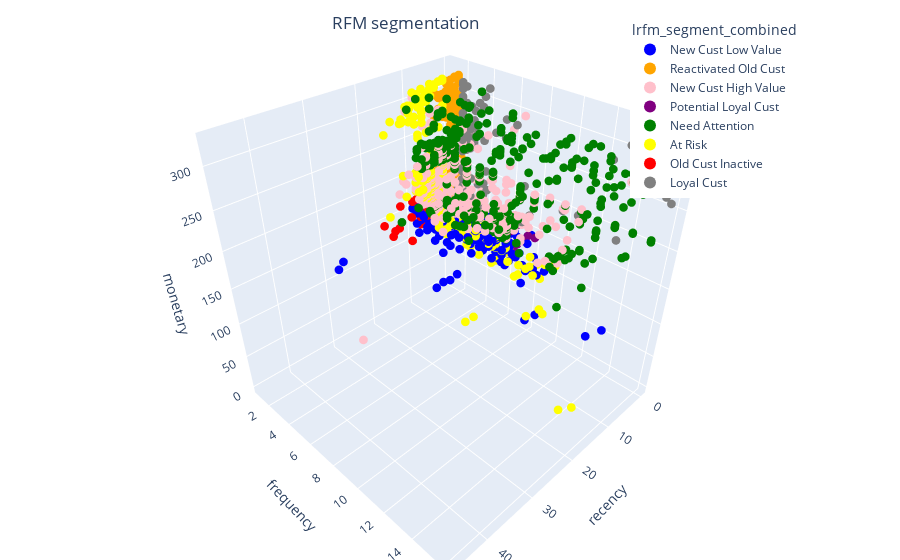

The notebook cell saved with this chart:
### Markdown cell above
Insight:
- Nilai Biaya_Marketing per segmen berupa persentase terhadap Biaya_Marketing semula yaitu 100 persen
- Persentase Biaya_Marketing di tiap segmen ditujukan hanya pada Customer yang terprediksi **Churn** saja pada **Model Machine Learning** yang akan dipilih nantinya

### Code cell
import plotly.express as px

color_map = {
    'Loyal Cust' : 'gray',
    'Potential Loyal Cust' : 'purple',
    'New Cust High Value' : 'pink',
    'New Cust Low Value' : 'blue',
    'Need Attention' : 'green',
    'At Risk' : 'yellow', 
    'Reactivated Old Cust' : 'orange', 
    'Old Cust Inactive' : 'red',
}

fig = px.scatter_3d(
    df_lrfm, 
    x='recency', 
    y='frequency', 
    z='monetary',
    color='lrfm_segment_combined', 
    color_discrete_map=color_map, 
)
                          
fig.update_traces(marker_size = 3)

# tight layout
fig.update_layout(margin=dict(l=0, r=0, b=0, t=0),
                  title={
                    'text': "RFM segmentation",
                    'y':0.97,
                    'x':0.45,
                    'xanchor': 'center',
                    'yanchor': 'top'},
                    legend=dict(
                      yanchor="top",
                      y=0.97,
                      xanchor="left",
                      x=0.70,
                      itemsizing='constant',
                      itemwidth = 30))

fig.update_xaxes(tickformat=".0f")

### Figure 1 — Plotly figure (JSON) as saved in the notebook; plotly's stock layout.template omitted (floating-point values rounded to 4 significant figures; data arrays with more than 128 entries replaced by an {"elided": "..."} marker saying what was removed)
{"data": [{"hovertemplate": "lrfm_segment_combined=New Cust Low Value<br>recency=%{x}<br>frequency=%{y}<br>monetary=%{z}<extra></extra>", "legendgroup": "New Cust Low Value", "marker": {"color": "blue", "size": 3, "symbol": "circle"}, "mode": "markers", "name": "New Cust Low Value", "scene": "scene", "showlegend": true, "type": "scatter3d", "x": {"elided": "1580 int values"}, "y": {"elided": "1580 int values"}, "z": {"elided": "1580 float values"}}, {"hovertemplate": "lrfm_segment_combined=Reactivated Old Cust<br>recency=%{x}<br>frequency=%{y}<br>monetary=%{z}<extra></extra>", "legendgroup": "Reactivated Old Cust", "marker": {"color": "orange", "size": 3, "symbol": "circle"}, "mode": "markers", "name": "Reactivated Old Cust", "scene": "scene", "showlegend": true, "type": "scatter3d", "x": {"elided": "1009 int values"}, "y": {"elided": "1009 int values"}, "z": {"elided": "1009 float values"}}, {"hovertemplate": "lrfm_segment_combined=New Cust High Value<br>recency=%{x}<br>frequency=%{y}<br>monetary=%{z}<extra></extra>", "legendgroup": "New Cust High Value", "marker": {"color": "pink", "size": 3, "symbol": "circle"}, "mode": "markers", "name": "New Cust High Value", "scene": "scene", "showlegend": true, "type": "scatter3d", "x": {"elided": "1020 int values"}, "y": {"elided": "1020 int values"}, "z": {"elided": "1020 float values"}}, {"hovertemplate": "lrfm_segment_combined=Potential Loyal Cust<br>recency=%{x}<br>frequency=%{y}<br>monetary=%{z}<extra></extra>", "legendgroup": "Potential Loyal Cust", "marker": {"color": "purple", "size": 3, "symbol": "circle"}, "mode": "markers", "name": "Potential Loyal Cust", "scene": "scene", "showlegend": true, "type": "scatter3d", "x": [3, 2, 2, 3, 3, 1, 0, 3, 1, 3, 3, 0, 4, 3, 2, 2, 3, 3, 1, 0, 3, 1, 3, 3, 0, 4, 3, 2, 3, 3, 3, 3, 1, 3, 4, 3, 4, 3, 2, 3, 1, 3, 3, 4, 3, 4, 1, 4, 3, 3, 2, 3, 3, 3, 3, 1, 3, 4, 3, 4, 3, 2, 3, 1, 3, 3, 4, 3, 4, 1, 4, 3], "y": [4, 7, 3, 4, 7, 7, 5, 3, 7, 3, 3, 3, 9, 4, 7, 3, 4, 7, 7, 5, 3, 7, 3, 3, 3, 9, 8, 3, 3, 3, 3, 3, 3, 3, 3, 3, 5, 3, 8, 3, 6, 3, 3, 4, 3, 4, 3, 3, 3, 8, 3, 3, 3, 3, 3, 3, 3, 3, 3, 5, 3, 8, 3, 6, 3, 3, 4, 3, 4, 3, 3, 3], "z": [149.6, 120.9, 122.2, 127.8, 151.6, 125.6, 128.4, 154.7, 154.7, 124.4, 129.4, 123.1, 163.2, 149.6, 120.9, 122.2, 127.8, 151.6, 125.6, 128.4, 154.7, 154.7, 124.4, 129.4, 123.1, 163.2, 145.9, 147.9, 145.9, 157.1, 147.7, 150.4, 145.9, 163.8, 148.4, 149.5, 152.8, 150.2, 150.6, 153.2, 153.4, 148.7, 150.9, 149.4, 156.9, 154.4, 146.1, 154.0, 153.1, 145.9, 147.9, 145.9, 157.1, 147.7, 150.4, 145.9, 163.8, 148.4, 149.5, 152.8, 150.2, 150.6, 153.2, 153.4, 148.7, 150.9, 149.4, 156.9, 154.4, 146.1, 154.0, 153.1]}, {"hovertemplate": "lrfm_segment_combined=Need Attention<br>recency=%{x}<br>frequency=%{y}<br>monetary=%{z}<extra></extra>", "legendgroup": "Need Attention", "marker": {"color": "green", "size": 3, "symbol": "circle"}, "mode": "markers", "name": "Need Attention", "scene": "scene", "showlegend": true, "type": "scatter3d", "x": {"elided": "603 int values"}, "y": {"elided": "603 int values"}, "z": {"elided": "603 float values"}}, {"hovertemplate": "lrfm_segment_combined=At Risk<br>recency=%{x}<br>frequency=%{y}<br>monetary=%{z}<extra></extra>", "legendgroup": "At Risk", "marker": {"color": "yellow", "size": 3, "symbol": "circle"}, "mode": "markers", "name": "At Risk", "scene": "scene", "showlegend": true, "type": "scatter3d", "x": {"elided": "457 int values"}, "y": {"elided": "457 int values"}, "z": {"elided": "457 float values"}}, {"hovertemplate": "lrfm_segment_combined=Old Cust Inactive<br>recency=%{x}<br>frequency=%{y}<br>monetary=%{z}<extra></extra>", "legendgroup": "Old Cust Inactive", "marker": {"color": "red", "size": 3, "symbol": "circle"}, "mode": "markers", "name": "Old Cust Inactive", "scene": "scene", "showlegend": true, "type": "scatter3d", "x": {"elided": "135 int values"}, "y": {"elided": "135 int values"}, "z": {"elided": "135 float values"}}, {"hovertemplate": "lrfm_segment_combined=Loyal Cust<br>recency=%{x}<br>frequency=%{y}<br>monetary=%{z}<extra></extra>", "legendgroup": "Loyal Cust", "marker": {"color": "gray", "size": 3, "symbol": "circle"}, "mode": "markers", "name": "Loyal Cust", "scene": "scene", "showlegend": true, "type": "scatter3d", "x": {"elided": "196 int values"}, "y": {"elided": "196 int values"}, "z": {"elided": "196 float values"}}], "layout": {"legend": {"itemsizing": "constant", "itemwidth": 30, "title": {"text": "lrfm_segment_combined"}, "tracegroupgap": 0, "x": 0.7, "xanchor": "left", "y": 0.97, "yanchor": "top"}, "margin": {"b": 0, "l": 0, "r": 0, "t": 0}, "scene": {"domain": {"x": [0, 1], "y": [0, 1]}, "xaxis": {"title": {"text": "recency"}}, "yaxis": {"title": {"text": "frequency"}}, "zaxis": {"title": {"text": "monetary"}}}, "title": {"text": "RFM segmentation", "x": 0.45, "xanchor": "center", "y": 0.97, "yanchor": "top"}, "xaxis": {"tickformat": ".0f"}}}
